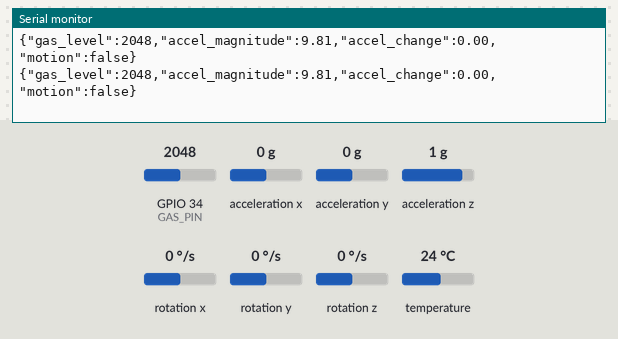
The program below on a simulated ESP32. On the bench: the last lines printed to the serial monitor. The test bench sets the inputs (shaded band); at power-on: acceleration x 0 g, GPIO 34 (GAS_PIN) = 2048, acceleration y 0 g, acceleration z 1 g, rotation x 0 °/s, rotation y 0 °/s, rotation z 0 °/s, temperature 24 °C.

Above: at 1.3 s.
1.4 s: acceleration x set to -1.4 g
At 1.9 s:
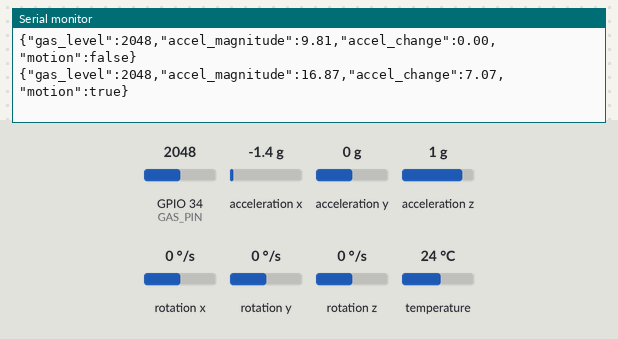
3.0 s: GPIO 34 (GAS_PIN) set to 2866
At 3.4 s:
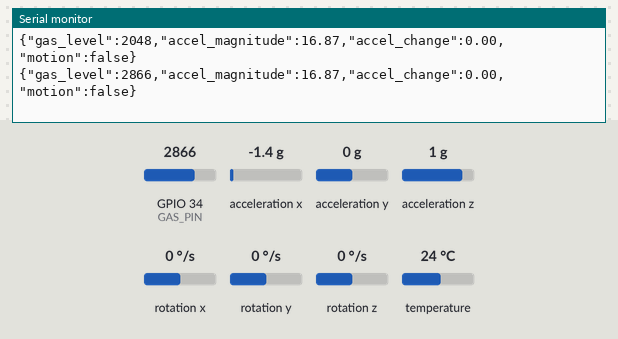
4.5 s: acceleration y set to -1.4 g
At 4.9 s:
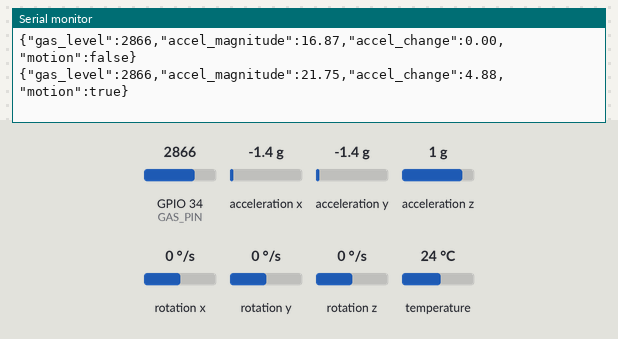
6.0 s: acceleration z set to -1.4 g
At 6.5 s:
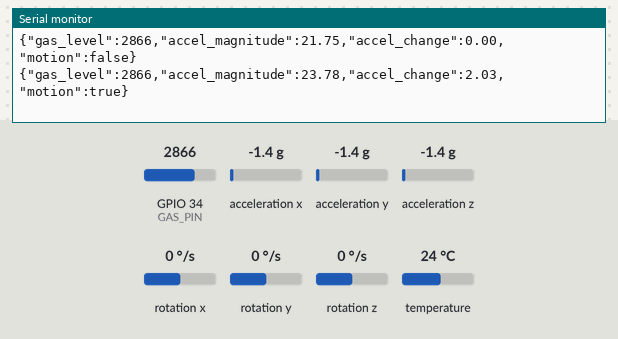
7.5 s: GPIO 34 (GAS_PIN) set to 3972
At 8.0 s:
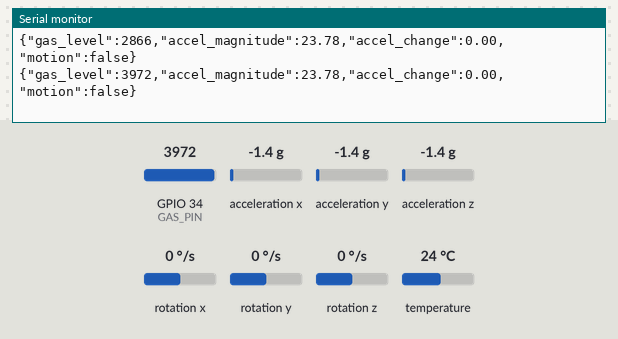
Timing chart, 0 to 10.0 s (numbered marks = the images above; inputs shaded):
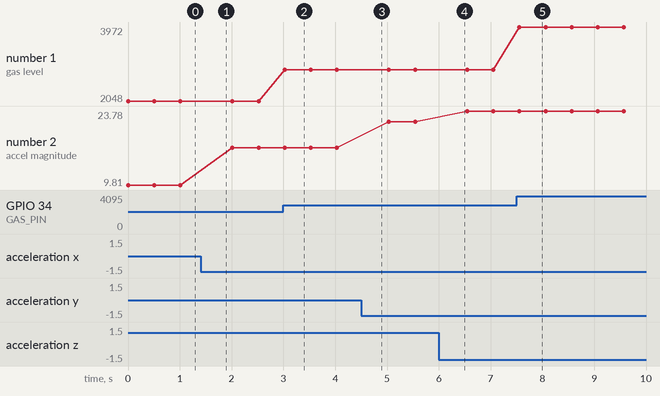

The program:

main.cpp
```cpp
#include <Arduino.h>
#include <Wire.h>
#include <Adafruit_MPU6050.h>
#include <Adafruit_Sensor.h>
#include <math.h>

Adafruit_MPU6050 mpu;

const int GAS_PIN = 34;
const float MOTION_THRESHOLD = 2.0;

float previousMagnitude = 9.81;
bool firstReading = true;

void setup() {
    Serial.begin(115200);
    Wire.begin(21, 22);
    pinMode(GAS_PIN, INPUT);

    if (!mpu.begin()) {
        Serial.println("MPU6050 not detected!");
        while (true) {
            delay(10);
        }
    }

    mpu.setAccelerometerRange(MPU6050_RANGE_8_G);
    mpu.setFilterBandwidth(MPU6050_BAND_21_HZ);

    Serial.println("Both sensors initialized");
}

void loop() {
    sensors_event_t accel, gyro, temp;
    mpu.getEvent(&accel, &gyro, &temp);

    float x = accel.acceleration.x;
    float y = accel.acceleration.y;
    float z = accel.acceleration.z;

    float magnitude = sqrt(x * x + y * y + z * z);

    if (firstReading) {
        previousMagnitude = magnitude;
        firstReading = false;
    }

    float change = fabs(magnitude - previousMagnitude);
    previousMagnitude = magnitude;

    bool motion = change > MOTION_THRESHOLD;
    int gasLevel = analogRead(GAS_PIN);

    Serial.print("{\"gas_level\":");
    Serial.print(gasLevel);
    Serial.print(",\"accel_magnitude\":");
    Serial.print(magnitude, 2);
    Serial.print(",\"accel_change\":");
    Serial.print(change, 2);
    Serial.print(",\"motion\":");
    Serial.print(motion ? "true" : "false");
    Serial.println("}");

    delay(500);
}
```

Measured:
- after the input at 1.4 s, the serial monitor: prints a new line after 0.11 s (image 1)
- after the input at 3.0 s, the serial monitor: prints a new line at once (image 2)
- after the input at 4.5 s, the serial monitor: prints a new line at once (image 3)
- after the input at 6.0 s, the serial monitor: prints a new line after 0.05 s (image 4)
- after the input at 7.5 s, the serial monitor: prints a new line after 0.06 s (image 5)
- plotted number 1: 2048 → 2866 after the input at 3.0 s, 2866 → 3972 after the input at 7.5 s
- plotted number 2: 9.81 → 16.87 after the input at 1.4 s, 16.87 → 21.75 after the input at 4.5 s, 21.75 → 23.78 after the input at 6.0 s
